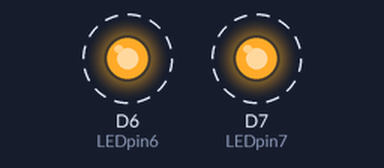
Simulated run of this sketch. Board: ESP8266 (NodeMCU). Shown: output pins drawn as LEDs (lit = HIGH). Dashed ring = blinking.

Above: at 0.1 s.
Timing chart, 0 to 3.0 s (numbered marks = the images above):
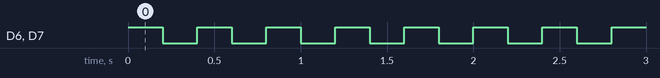

Measured:
- by itself, D6 (LEDpin6), D7 (LEDpin7): alternates HIGH for 0.20 s and LOW for 0.20 s

The sketch:

Lab1-NodeMCU_BlinkD0.ino
```cpp
int LEDpin6 = D6;
int LEDpin7 = D7;
void setup()
{
  pinMode(LEDpin6, OUTPUT);
  pinMode(LEDpin7, OUTPUT);
}
void loop()

{
  digitalWrite(LEDpin6,HIGH); // ไฟติด
  digitalWrite(LEDpin7,HIGH); // ไฟติด
  delay(200);
  digitalWrite(LEDpin6,LOW); // ไฟดับ
  digitalWrite(LEDpin7,LOW); // ไฟดับ
  delay(200);
}
```
